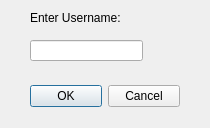
<?xml version="1.0" encoding="UTF-8"?>
<ui version="4.0">
 <class>SignUpWindow</class>
 <widget class="QDialog" name="SignUpWindow">
  <property name="enabled">
   <bool>true</bool>
  </property>
  <property name="geometry">
   <rect>
    <x>0</x>
    <y>0</y>
    <width>210</width>
    <height>128</height>
   </rect>
  </property>
  <property name="windowTitle">
   <string>Dialog</string>
  </property>
  <widget class="QDialogButtonBox" name="signupButtonBox">
   <property name="geometry">
    <rect>
     <x>30</x>
     <y>80</y>
     <width>150</width>
     <height>32</height>
    </rect>
   </property>
   <property name="orientation">
    <enum>Qt::Horizontal</enum>
   </property>
   <property name="standardButtons">
    <set>QDialogButtonBox::Cancel|QDialogButtonBox::Ok</set>
   </property>
  </widget>
  <widget class="QLineEdit" name="signupEditLine">
   <property name="geometry">
    <rect>
     <x>30</x>
     <y>40</y>
     <width>113</width>
     <height>21</height>
    </rect>
   </property>
  </widget>
  <widget class="QLabel" name="signupLabel">
   <property name="enabled">
    <bool>true</bool>
   </property>
   <property name="geometry">
    <rect>
     <x>30</x>
     <y>10</y>
     <width>111</width>
     <height>16</height>
    </rect>
   </property>
   <property name="text">
    <string>Enter Username:</string>
   </property>
  </widget>
 </widget>
 <resources/>
 <connections>
  <connection>
   <sender>signupButtonBox</sender>
   <signal>accepted()</signal>
   <receiver>SignUpWindow</receiver>
   <slot>accept()</slot>
   <hints>
    <hint type="sourcelabel">
     <x>248</x>
     <y>254</y>
    </hint>
    <hint type="destinationlabel">
     <x>157</x>
     <y>274</y>
    </hint>
   </hints>
  </connection>
  <connection>
   <sender>signupButtonBox</sender>
   <signal>rejected()</signal>
   <receiver>SignUpWindow</receiver>
   <slot>reject()</slot>
   <hints>
    <hint type="sourcelabel">
     <x>316</x>
     <y>260</y>
    </hint>
    <hint type="destinationlabel">
     <x>286</x>
     <y>274</y>
    </hint>
   </hints>
  </connection>
 </connections>
</ui>
